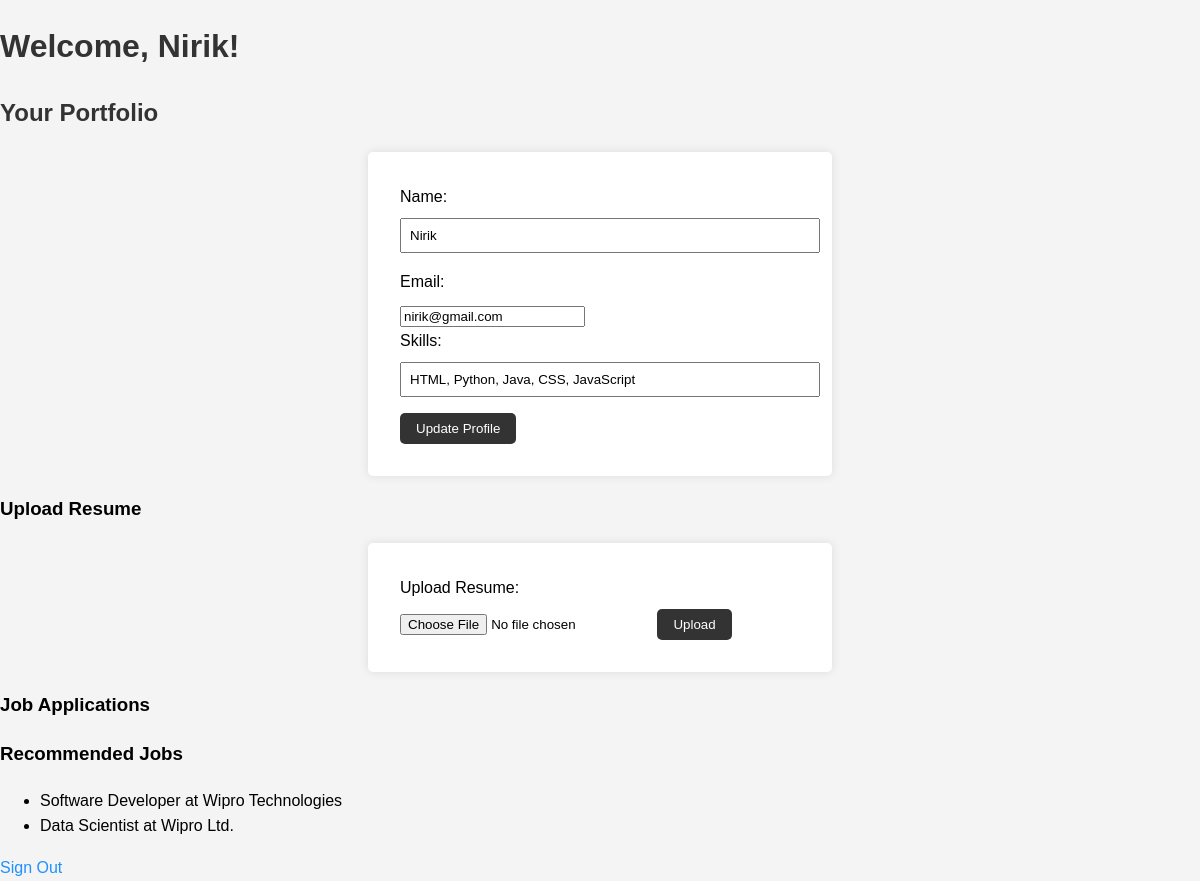
The app's page /user/user_dashboard (signed in) with its own data.
### tables this page shows
CREATE TABLE users (
                id INTEGER PRIMARY KEY AUTOINCREMENT,
                username TEXT UNIQUE NOT NULL,
                password TEXT NOT NULL,
                name TEXT NOT NULL,
                email TEXT NOT NULL,
                skills Text,
                is_admin INTEGER DEFAULT 0
            );

### user.py (the view)
@user_blueprint.route('/user_dashboard')
def user_dashboard():
    if 'username' not in session:
        return redirect(url_for('auth.sign_in'))
    username = session['username']
    user_info = get_user_info(username)
    job_applications = get_job_applications(username)
    if user_info:
        recommended_jobs = generate_recommendations(user_info['skills'])  # AI recommendations
    else:
        recommended_jobs = []
    return render_template('user_dashboard.html', username=username, user_info=user_info, job_applications=job_applications, recommended_jobs=recommended_jobs)

### ai_module.py (called while the page is built)
def generate_recommendations(skills):
    return [
        {'position': 'Software Developer', 'company': 'Wipro Technologies'},
        {'position': 'Data Scientist', 'company': 'Wipro Ltd.'}
    ]

### create_db.py (called while the page is built)
def get_db():
    conn = sqlite3.connect(DATABASE)
    conn.row_factory = sqlite3.Row
    return conn

### user.py (called while the page is built)
def get_user_info(username):
    db = get_db()
    user_info = db.execute('SELECT name, email, skills FROM users WHERE username = ?', (username,)).fetchone()
    return dict(user_info)

def get_job_applications(username):
    db = get_db()
    job_applications = db.execute('''
        SELECT ja.position, ja.company
        FROM job_applications ja
        JOIN user_applications ua ON ja.id = ua.job_id
        JOIN users u ON ua.user_id = u.id
        WHERE u.username = ?
    ''', (username,)).fetchall()
    return job_applications

### templates/user_dashboard.html (shortened to what this page needs)
<!DOCTYPE html>
<html lang="en">
<head>
    <link rel="stylesheet" href="{{ url_for('static', filename='style.css') }}">
</head>
<body>
    <h1>Welcome, {{ username }}!</h1>
    <h2>Your Portfolio</h2>
    <form method="POST" action="{{url_for('user.update_profile')}}">
        <label for="name">Name:</label>
        <input type="text" id="name" name="name" value="{{ user_info.get('name', '') }}" required>
        <label for="email">Email:</label>
        <input type="email" id="email" name="email" value="{{ user_info.get('email', '') }}" required>
        <label for="skills">Skills:</label>
        <input type="text" id="skills" name="skills" value="{{ user_info.get('skills', '') }}" required>
        <button type="submit">Update Profile</button>
    </form>
    <h3>Upload Resume</h3>
    <form method="POST" action="{{url_for('user.upload_resume')}}" enctype="multipart/form-data">
        <label for="resume">Upload Resume:</label>
        <input type="file" id="resume" name="resume" accept=".pdf,.doc,.docx,.pages,.txt,.rtf" required>
        <button type="submit">Upload</button>
    </form>
    <h3>Job Applications</h3>
    <h3>Recommended Jobs</h3>
    <ul>
        {% for job in recommended_jobs %}
            <li>{{ job.position }} at {{ job.company }}</li>
        {% endfor %}
    </ul>
    <a href="{{url_for('auth.sign_out')}}">Sign Out</a>
</body>
</html>

### static/style.css (style rules this page uses)
body { font-family: Arial, sans-serif; margin: 0; padding: 0; line-height: 1.6; background: #f4f4f4; }
h1, h2 { color: #333; }
form { margin: 0 auto; padding: 2rem; max-width: 400px; background: #fff; border-radius: 5px; box-shadow: 0 0 10px rgba(0, 0, 0, 0.1); }
label { display: block; margin-bottom: 0.5rem; }
input[type="text"], input[type="password"] { width: 100%; padding: 0.5rem; margin-bottom: 1rem; }
button { background: #333; color: #fff; padding: 0.5rem 1rem; border: none; cursor: pointer; border-radius: 5px; }
a { color: #1E90FF; text-decoration: none; }

### records on screen
users: name "Nirik", email "nirik@gmail.com", skills "HTML, Python, Java, CSS, JavaScript"

### other values on screen
{{ username }} "Nirik"
{{ job.position }} "Software Developer" "Data Scientist"
{{ job.company }} "Wipro Technologies" "Wipro Ltd."
